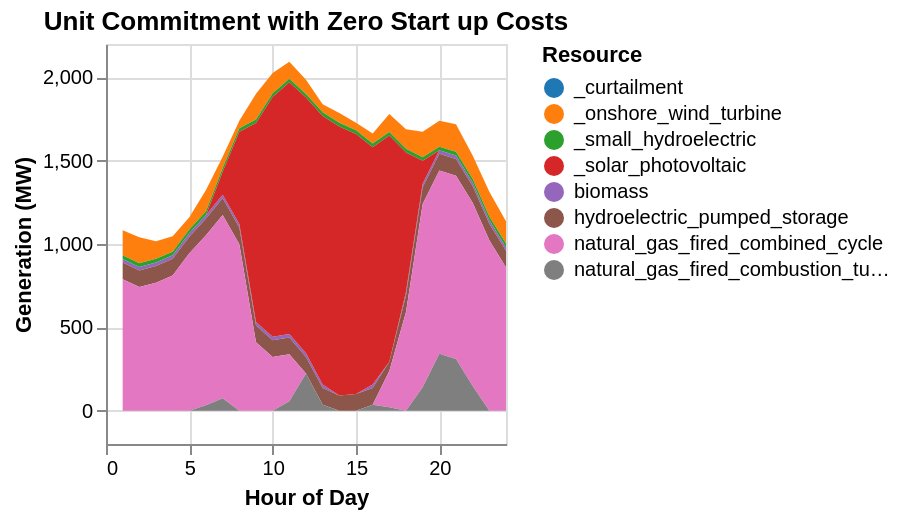

Here is the notebook cell this chart was saved with:
### Markdown cell above
**B. Zero startup costs sensitivity**

Next, create a modified version of the generator dataframe (`gen_df_sens = copy(gen_df)`) and set the startup costs for all generators to be 0.

Rerun the UC and compare with the first solution. What are the main differences and why?

### Code cell
# copy generator dataframe and 0 start up costs
gen_df_sens = copy(gen_df)
gen_df_sens[!, :start_cost_per_mw] .= 0.0

# Run with mods
solution_sens = unit_commitment_simple(gen_df_sens, loads, gen_variable_long, 0.01)

# prep plotting
sol_gen_sens = innerjoin(solution_sens.gen,
                    gen_df_sens[!, [:r_id, :resource]],
                    on = :r_id)
sol_gen_sens = combine(groupby(sol_gen_sens, [:resource, :hour]), :gen => sum)

sol_gen_sens[sol_gen_sens.resource .== "solar_photovoltaic", :resource] .= "_solar_photovoltaic"
sol_gen_sens[sol_gen_sens.resource .== "onshore_wind_turbine", :resource] .= "_onshore_wind_turbine"
sol_gen_sens[sol_gen_sens.resource .== "small_hydroelectric", :resource] .= "_small_hydroelectric"

curtail_add = combine(groupby(solution_sens.curtail, [:hour]), :curt => sum)
curtail_add[!, :resource] .= "_curtailment"
rename!(curtail_add, :curt_sum => :gen_sum)
append!(sol_gen_sens, curtail_add[:, [:resource, :hour, :gen_sum]])

# 
sol_gen_sens |>
@vlplot(
    :area,
    x = {:hour, title = "Hour of Day"},
    y = {:gen_sum, stack = :zero, title = "Generation (MW)"},
    color = {"resource:n", scale = {scheme = "category10"}, title = "Resource"},
    title = "Unit Commitment with Zero Start up Costs"
)

### Figure 1 — Vega specification as saved in the notebook (floating-point values rounded to 4 significant figures; data arrays with more than 128 entries replaced by an {"elided": "..."} marker saying what was removed)
{"$schema": "https://vega.github.io/schema/vega/v5.json", "axes": [{"aria": false, "domain": false, "grid": true, "gridScale": "y", "labels": false, "maxExtent": 0, "minExtent": 0, "orient": "bottom", "scale": "x", "tickCount": {"signal": "ceil(width/40)"}, "ticks": false, "zindex": 0}, {"aria": false, "domain": false, "grid": true, "gridScale": "x", "labels": false, "maxExtent": 0, "minExtent": 0, "orient": "left", "scale": "y", "tickCount": {"signal": "ceil(height/40)"}, "ticks": false, "zindex": 0}, {"grid": false, "labelFlush": true, "labelOverlap": true, "orient": "bottom", "scale": "x", "tickCount": {"signal": "ceil(width/40)"}, "title": "Hour of Day", "zindex": 0}, {"grid": false, "labelOverlap": true, "orient": "left", "scale": "y", "tickCount": {"signal": "ceil(height/40)"}, "title": "Generation (MW)", "zindex": 0}], "background": "white", "data": [{"name": "source_0", "values": {"elided": "192 records"}}, {"name": "data_0", "source": "source_0", "transform": [{"as": "hour", "expr": "toNumber(datum[\"hour\"])", "type": "formula"}, {"field": "gen_sum", "groupby": ["resource"], "key": "hour", "method": "value", "type": "impute", "value": 0}, {"as": ["gen_sum_start", "gen_sum_end"], "field": "gen_sum", "groupby": ["hour"], "offset": "zero", "sort": {"field": ["resource"], "order": ["descending"]}, "type": "stack"}]}], "height": 200, "legends": [{"fill": "color", "symbolType": "circle", "title": "Resource"}], "marks": [{"encode": {"update": {"height": {"field": {"group": "height"}}, "width": {"field": {"group": "width"}}}}, "from": {"facet": {"data": "data_0", "groupby": ["resource"], "name": "faceted_path_main"}}, "marks": [{"encode": {"update": {"defined": {"signal": "isValid(datum[\"hour\"]) && isFinite(+datum[\"hour\"]) && isValid(datum[\"gen_sum\"]) && isFinite(+datum[\"gen_sum\"])"}, "description": {"signal": "\"Hour of Day: \" + (format(datum[\"hour\"], \"\")) + \"; Generation (MW): \" + (format(datum[\"gen_sum\"], \"\")) + \"; Resource: \" + (isValid(datum[\"resource\"]) ? datum[\"resource\"] : \"\"+datum[\"resource\"])"}, "fill": {"field": "resource", "scale": "color"}, "orient": {"value": "vertical"}, "x": {"field": "hour", "scale": "x"}, "y": {"field": "gen_sum_end", "scale": "y"}, "y2": {"field": "gen_sum_start", "scale": "y"}}}, "from": {"data": "faceted_path_main"}, "name": "marks", "sort": {"field": "datum[\"hour\"]"}, "style": ["area"], "type": "area"}], "name": "pathgroup", "type": "group"}], "padding": 5, "scales": [{"domain": {"data": "data_0", "field": "hour"}, "name": "x", "nice": true, "range": [0, {"signal": "width"}], "type": "linear", "zero": false}, {"domain": {"data": "data_0", "fields": ["gen_sum_start", "gen_sum_end"]}, "name": "y", "nice": true, "range": [{"signal": "height"}, 0], "type": "linear", "zero": true}, {"domain": {"data": "data_0", "field": "resource", "sort": true}, "name": "color", "range": {"scheme": "category10"}, "type": "ordinal"}], "style": "cell", "title": {"frame": "group", "text": "Unit Commitment with Zero Start up Costs"}, "width": 200}
